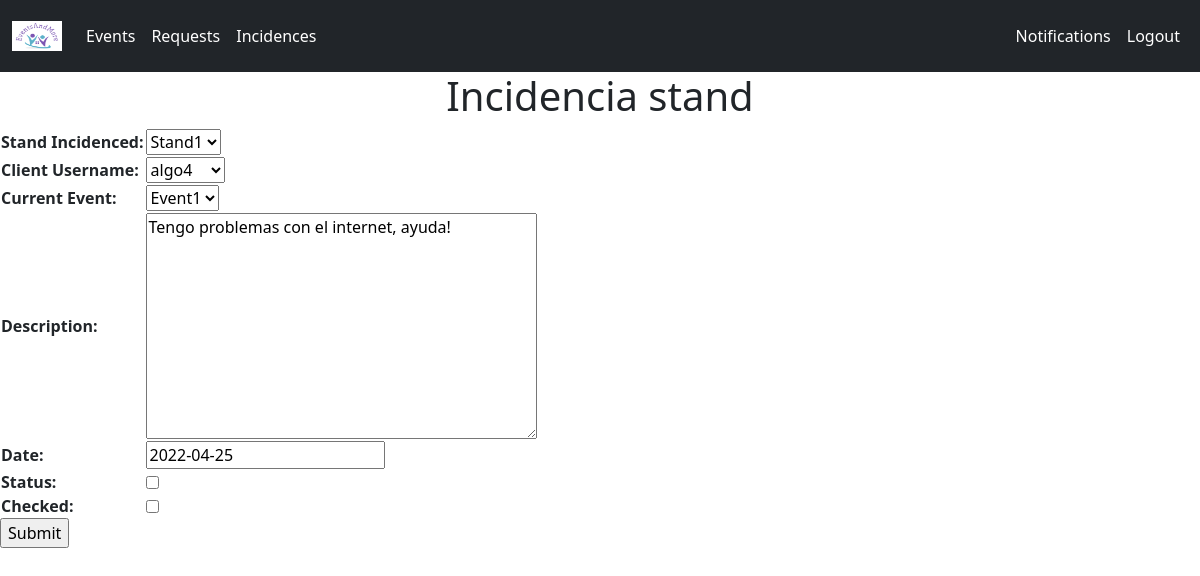
Page /lista_incidencias_gestor/1/ (signed in) on the earlier database version.
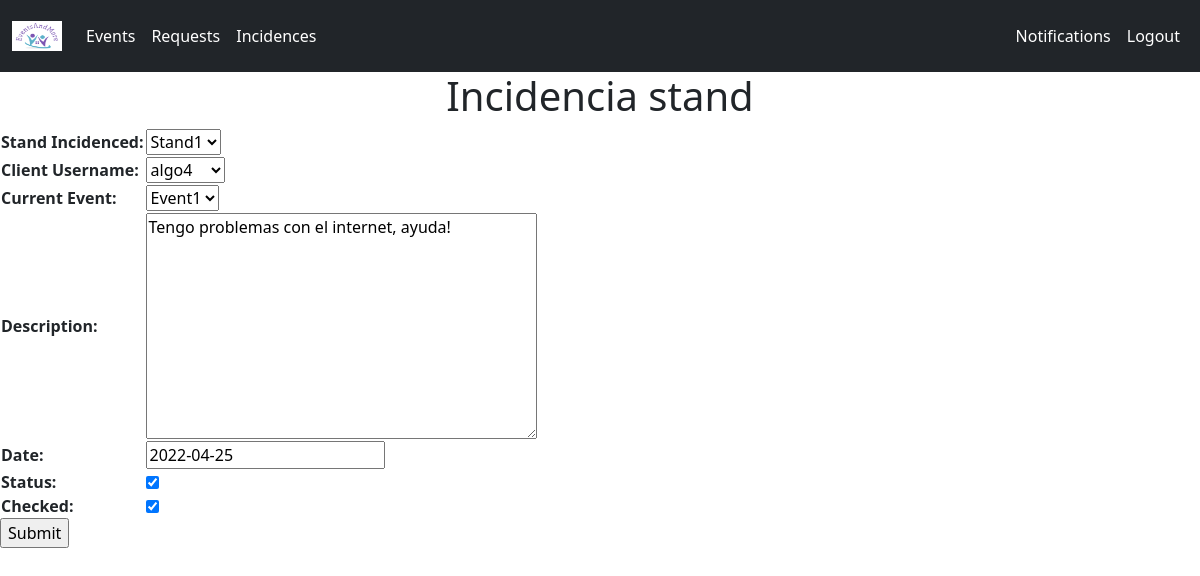
Same page on the later database version.
### EventsAndMore/models.py (models this page shows, shortened)
class StandIncidence(models.Model):
    Id = models.AutoField(primary_key=True)
    Stand_Incidenced = models.ForeignKey(Stand, on_delete=models.CASCADE)
    Client_Username = models.ForeignKey(Cliente, on_delete=models.CASCADE)
    Gestor_Username = models.ForeignKey(Gestor, on_delete=models.CASCADE, blank=True, null=True)
    Current_Event = models.ForeignKey(Event, on_delete=models.CASCADE)
    Description = models.TextField(max_length=200)
    Date = models.DateField(default=date.today)
    Status = models.BooleanField(default=False)
    Checked = models.BooleanField(default=False)

### EventsAndMore/views.py (the view, shortened to what this page needs)
# urls.py: path('lista_incidencias_gestor/<str:pk>/', views.updateIncidenciaStandGestor, name='lista_incidencias_gestor'),
def updateIncidenciaStandGestor(request, pk):
    if request.user.is_gestor:
        incidencia = StandIncidence.objects.get(Id=pk)
        form = IncidenciaStandGestorForm(instance=incidencia)
        context = {'form':form}
        return render(request, 'lista_incidencias_gestor.html', context)
    else:
        print("Error el user no es un gestor")
        return redirect('/')

### EventsAndMore/forms.py
class IncidenciaStandGestorForm(forms.ModelForm):
    class Meta:
        model = StandIncidence
        exclude = ['Gestor_Username']

### EventsAndMore/models.py (called while the page is built)
    def __str__(self):
        return str(self.User)

    def __str__(self):
        return str(self.nombre)

    def __str__(self):
        return str(self.description)

### templates/lista_incidencias_gestor.html (shortened to what this page needs)
{% include 'login_base.html' %}
  {% load static %}
{% block title %}
    <div>
        <h1 style="text-align:center">
            Incidencia stand
        </h1>
    </div>
{% endblock title %}
{% block content %}
    <div>
        <form action = "" method = "post">
            <table>
                {{ form.as_table }}
            </table>
            <input type="submit" value="Submit">
        </form>
    </div>
{% endblock content %}

Differences in the rows shown:
changed StandIncidence "Stand1": Status "☐" → "☑"; Checked "☐" → "☑"
